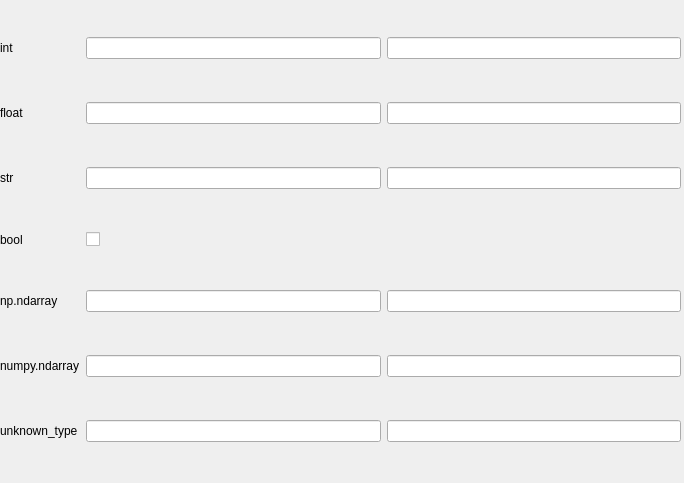
<?xml version="1.0" encoding="UTF-8"?>
<ui version="4.0">
 <class>Form</class>
 <widget class="QWidget" name="Form">
  <property name="geometry">
   <rect>
    <x>0</x>
    <y>0</y>
    <width>684</width>
    <height>483</height>
   </rect>
  </property>
  <property name="windowTitle">
   <string>Form</string>
  </property>
  <widget class="QWidget" name="verticalLayoutWidget">
   <property name="geometry">
    <rect>
     <x>0</x>
     <y>0</y>
     <width>681</width>
     <height>481</height>
    </rect>
   </property>
   <layout class="QGridLayout" name="gridLayout">
    <item row="4" column="0">
     <widget class="PyDMLabel" name="bool_label">
      <property name="toolTip">
       <string/>
      </property>
      <property name="text">
       <string>bool</string>
      </property>
     </widget>
    </item>
    <item row="0" column="0">
     <widget class="PyDMLabel" name="int_label">
      <property name="toolTip">
       <string/>
      </property>
      <property name="text">
       <string>int</string>
      </property>
     </widget>
    </item>
    <item row="5" column="0">
     <widget class="PyDMLabel" name="np_array_label">
      <property name="toolTip">
       <string/>
      </property>
      <property name="text">
       <string>np.ndarray</string>
      </property>
     </widget>
    </item>
    <item row="3" column="1">
     <widget class="PyDMLineEdit" name="PyDMLineEdit_3">
      <property name="toolTip">
       <string/>
      </property>
      <property name="showUnits" stdset="0">
       <bool>true</bool>
      </property>
      <property name="channel" stdset="0">
       <string>loc://{&quot;name&quot;:&quot;my_string&quot;,&quot;type&quot;:&quot;str&quot;,&quot;init&quot;:&quot;Hello&quot;}</string>
      </property>
     </widget>
    </item>
    <item row="6" column="0">
     <widget class="PyDMLabel" name="np_ndarray_label">
      <property name="toolTip">
       <string/>
      </property>
      <property name="text">
       <string>numpy.ndarray</string>
      </property>
     </widget>
    </item>
    <item row="6" column="1">
     <widget class="PyDMLineEdit" name="PyDMLineEdit_6">
      <property name="toolTip">
       <string/>
      </property>
      <property name="channel" stdset="0">
       <string>loc://{&quot;name&quot;:&quot;my_np.ndarray&quot;,&quot;type&quot;:&quot;numpy.ndarray&quot;,&quot;init&quot;:&quot;[[1,2,3],[4,5,6]]&quot;}</string>
      </property>
     </widget>
    </item>
    <item row="7" column="1">
     <widget class="PyDMLineEdit" name="PyDMLineEdit_7">
      <property name="toolTip">
       <string/>
      </property>
      <property name="channel" stdset="0">
       <string>loc://{&quot;name&quot;:&quot;unknown_type&quot;,&quot;type&quot;:&quot;unk&quot;,&quot;init&quot;:&quot;23&quot;}</string>
      </property>
     </widget>
    </item>
    <item row="3" column="0">
     <widget class="PyDMLabel" name="string_label">
      <property name="toolTip">
       <string/>
      </property>
      <property name="text">
       <string>str</string>
      </property>
     </widget>
    </item>
    <item row="2" column="1">
     <widget class="PyDMLineEdit" name="PyDMLineEdit_2">
      <property name="toolTip">
       <string/>
      </property>
      <property name="styleSheet">
       <string notr="true"/>
      </property>
      <property name="precision" stdset="0">
       <number>0</number>
      </property>
      <property name="showUnits" stdset="0">
       <bool>true</bool>
      </property>
      <property name="precisionFromPV" stdset="0">
       <bool>true</bool>
      </property>
      <property name="channel" stdset="0">
       <string>loc://{&quot;name&quot;:&quot;my_float&quot;,&quot;type&quot;:&quot;float&quot;,&quot;init&quot;:&quot;7.7&quot;,&quot;extras&quot;: {&quot;precision&quot;:&quot;3&quot;, &quot;unit&quot;:&quot;V&quot;, &quot;lower_limit&quot;:&quot;-100&quot;, &quot;upper_limit&quot;:&quot;100&quot;, &quot;severity&quot;:&quot;0&quot;}}</string>
      </property>
      <property name="displayFormat" stdset="0">
       <enum>PyDMLineEdit::Default</enum>
      </property>
     </widget>
    </item>
    <item row="7" column="0">
     <widget class="PyDMLabel" name="unknown_type_label">
      <property name="toolTip">
       <string/>
      </property>
      <property name="text">
       <string>unknown_type</string>
      </property>
     </widget>
    </item>
    <item row="2" column="0">
     <widget class="PyDMLabel" name="float_label">
      <property name="toolTip">
       <string/>
      </property>
      <property name="text">
       <string>float</string>
      </property>
     </widget>
    </item>
    <item row="0" column="1">
     <widget class="PyDMLineEdit" name="PyDMLineEdit">
      <property name="toolTip">
       <string/>
      </property>
      <property name="clearButtonEnabled">
       <bool>false</bool>
      </property>
      <property name="showUnits" stdset="0">
       <bool>false</bool>
      </property>
      <property name="precisionFromPV" stdset="0">
       <bool>true</bool>
      </property>
      <property name="channel" stdset="0">
       <string>loc://{&quot;name&quot;:&quot;my_int&quot;,&quot;type&quot;:&quot;int&quot;,&quot;init&quot;:&quot;7&quot;}</string>
      </property>
     </widget>
    </item>
    <item row="5" column="1">
     <widget class="PyDMLineEdit" name="PyDMLineEdit_5">
      <property name="toolTip">
       <string/>
      </property>
      <property name="channel" stdset="0">
       <string>loc://{&quot;name&quot;:&quot;my_np.array&quot;,&quot;type&quot;:&quot;ndarray&quot;,&quot;init&quot;:&quot;[1,2,3,4]&quot;,&quot;extras&quot;: {&quot;precision&quot;:&quot;3&quot;, &quot;unit&quot;:&quot;V&quot;, &quot;lower_limit&quot;:&quot;-100&quot;, &quot;upper_limit&quot;:&quot;100&quot;, &quot;enum_string&quot;: &quot;(hey, hello)&quot;, &quot;severity&quot;:&quot;5&quot;, &quot;dtype&quot;:&quot;float64&quot;, &quot;copy&quot;:&quot;False&quot;, &quot;order&quot;:&quot;C&quot;, &quot;ndmin&quot;:&quot;2&quot;, &quot;subok&quot;:&quot;True&quot;}}</string>
      </property>
     </widget>
    </item>
    <item row="0" column="2">
     <widget class="PyDMLineEdit" name="PyDMLineEdit_8">
      <property name="toolTip">
       <string/>
      </property>
      <property name="rules" stdset="0">
       <string>[]</string>
      </property>
      <property name="channel" stdset="0">
       <string>loc://{&quot;name&quot;:&quot;my_int&quot;}</string>
      </property>
     </widget>
    </item>
    <item row="2" column="2">
     <widget class="PyDMLineEdit" name="PyDMLineEdit_9">
      <property name="toolTip">
       <string/>
      </property>
      <property name="channel" stdset="0">
       <string>loc://{&quot;name&quot;:&quot;my_float&quot;}</string>
      </property>
      <property name="displayFormat" stdset="0">
       <enum>PyDMLineEdit::Default</enum>
      </property>
     </widget>
    </item>
    <item row="3" column="2">
     <widget class="PyDMLineEdit" name="PyDMLineEdit_10">
      <property name="toolTip">
       <string/>
      </property>
      <property name="channel" stdset="0">
       <string>loc://{&quot;name&quot;:&quot;my_string&quot;}</string>
      </property>
     </widget>
    </item>
    <item row="5" column="2">
     <widget class="PyDMLineEdit" name="PyDMLineEdit_12">
      <property name="toolTip">
       <string/>
      </property>
      <property name="channel" stdset="0">
       <string>loc://{&quot;name&quot;:&quot;my_np.array&quot;}</string>
      </property>
     </widget>
    </item>
    <item row="6" column="2">
     <widget class="PyDMLineEdit" name="PyDMLineEdit_13">
      <property name="toolTip">
       <string/>
      </property>
      <property name="channel" stdset="0">
       <string>loc://{&quot;name&quot;:&quot;my_np.ndarray&quot;}</string>
      </property>
     </widget>
    </item>
    <item row="7" column="2">
     <widget class="PyDMLineEdit" name="PyDMLineEdit_14">
      <property name="toolTip">
       <string/>
      </property>
      <property name="channel" stdset="0">
       <string>loc://{&quot;name&quot;:&quot;unknown_type&quot;}</string>
      </property>
     </widget>
    </item>
    <item row="4" column="1">
     <widget class="PyDMCheckbox" name="PyDMCheckbox">
      <property name="toolTip">
       <string/>
      </property>
      <property name="autoRepeat">
       <bool>true</bool>
      </property>
      <property name="channel" stdset="0">
       <string>loc://{&quot;name&quot;:&quot;boolean&quot;, &quot;type&quot;:&quot;bool&quot;, &quot;init&quot;:&quot;True&quot;}</string>
      </property>
     </widget>
    </item>
    <item row="4" column="2">
     <widget class="PyDMByteIndicator" name="PyDMByteIndicator">
      <property name="toolTip">
       <string/>
      </property>
      <property name="channel" stdset="0">
       <string>loc://{&quot;name&quot;:&quot;boolean&quot;}</string>
      </property>
     </widget>
    </item>
   </layout>
  </widget>
 </widget>
 <customwidgets>
  <customwidget>
   <class>PyDMLabel</class>
   <extends>QLabel</extends>
   <header>pydm.widgets.label</header>
  </customwidget>
  <customwidget>
   <class>PyDMByteIndicator</class>
   <extends>QWidget</extends>
   <header>pydm.widgets.byte</header>
  </customwidget>
  <customwidget>
   <class>PyDMCheckbox</class>
   <extends>QCheckBox</extends>
   <header>pydm.widgets.checkbox</header>
  </customwidget>
  <customwidget>
   <class>PyDMLineEdit</class>
   <extends>QLineEdit</extends>
   <header>pydm.widgets.line_edit</header>
  </customwidget>
 </customwidgets>
 <resources/>
 <connections/>
</ui>
